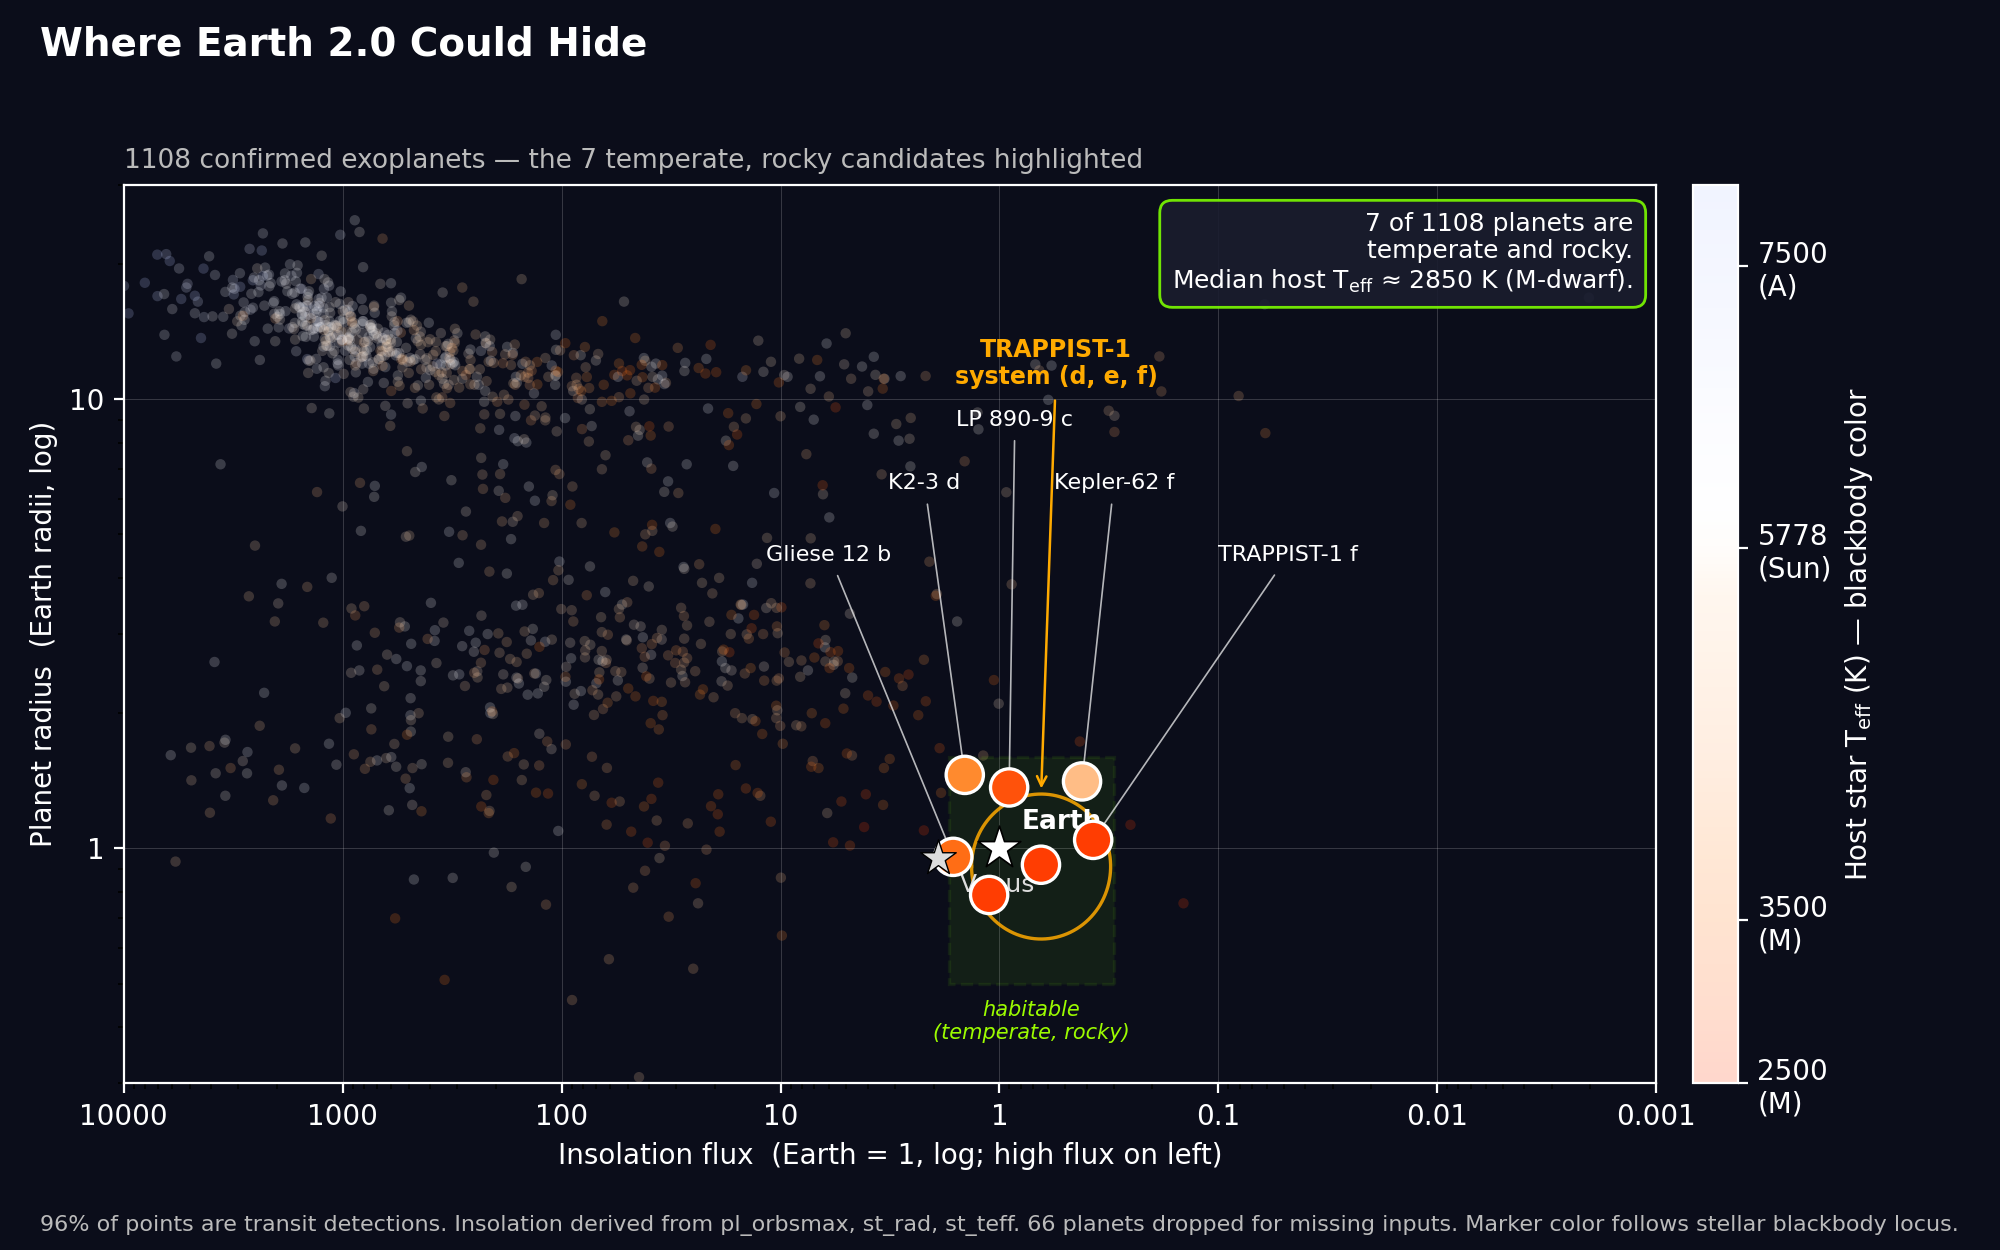

This figure's Python source:
"""Implementation of PLAN.md — 'Where Earth 2.0 Could Hide'.

Run from the directory containing exoplanets.csv (or anywhere; paths anchor on this file).
Outputs:
  chart_v1_base.png        — Phase 3 review render
  chart_v2_annotated.png   — Phase 4 review render
  earth_2_0.png            — Phase 5 final, 1600x1000 @ 200 dpi
  earth_2_0.svg            — Phase 5 final, vector
Stdout includes per-phase verification numbers and a final summary verdict.
"""
from __future__ import annotations

from pathlib import Path

import matplotlib.colors as mcolors
import matplotlib.pyplot as plt
import numpy as np
import pandas as pd
from matplotlib.colors import LinearSegmentedColormap, Normalize
from matplotlib.patches import Rectangle
from matplotlib.ticker import FuncFormatter, LogLocator

HERE = Path(__file__).parent
CSV_PATH = HERE / "exoplanets.csv"
SUN_TEFF = 5778

REQUIRED = ["pl_rade", "pl_orbsmax", "st_rad", "st_teff"]
BOX_INSOL = (0.3, 1.7)
BOX_RADIUS = (0.5, 1.6)
X_LIM = (1e4, 1e-3)   # inverted: high flux on left
Y_LIM = (0.3, 30.0)
TEFF_RANGE = (2500, 8000)  # K — colormap domain


def blackbody_cmap() -> LinearSegmentedColormap:
    """Approximate stellar blackbody locus colors over [2500, 8000] K."""
    lo, hi = TEFF_RANGE
    span = hi - lo
    # (T_eff K, hex) — stops sampled along the standard blackbody locus.
    anchors = [
        (2500, "#ff3800"), (3000, "#ff5d10"), (3500, "#ff7818"),
        (4000, "#ff9239"), (4500, "#ffab6c"), (5000, "#ffc18b"),
        (5500, "#ffd7b0"), (5778, "#fff4ea"),
        (6000, "#fdfdff"), (6500, "#f1f3ff"), (7000, "#dbe2ff"),
        (7500, "#c9d5ff"), (8000, "#bbc9ff"),
    ]
    stops = [((t - lo) / span, c) for t, c in anchors]
    return LinearSegmentedColormap.from_list("blackbody", stops, N=256)


# ---------- Phase 1 ----------
def phase1_load() -> tuple[pd.DataFrame, int, int, float]:
    raw = pd.read_csv(CSV_PATH)
    n_raw = len(raw)

    df = raw.dropna(subset=REQUIRED).copy()
    df["insolation"] = (
        df["st_rad"] ** 2 * (df["st_teff"] / SUN_TEFF) ** 4
    ) / (df["pl_orbsmax"] ** 2)
    n_dropped = n_raw - len(df)

    earth_check = (1.0 ** 2 * (SUN_TEFF / SUN_TEFF) ** 4) / (1.0 ** 2)
    assert abs(earth_check - 1.0) < 1e-9, f"Earth sanity failed: {earth_check}"
    assert (df["insolation"] > 0).all(), "Non-positive insolation values"
    assert len(df) + n_dropped == n_raw, "Row accounting mismatch"

    transit_pct = 100.0 * (raw["discoverymethod"] == "Transit").sum() / n_raw

    print(f"[Phase 1] raw rows           : {n_raw}")
    print(f"[Phase 1] kept               : {len(df)}")
    print(f"[Phase 1] dropped (NaN cols) : {n_dropped}")
    print(
        f"[Phase 1] insolation min/med/max : "
        f"{df['insolation'].min():.3g} / "
        f"{df['insolation'].median():.3g} / "
        f"{df['insolation'].max():.3g}"
    )
    print(f"[Phase 1] Earth sanity (1.0?)    : {earth_check:.6f}")
    print(f"[Phase 1] transit fraction       : {transit_pct:.1f}%")

    return df, n_dropped, n_raw, transit_pct


# ---------- Phase 2 ----------
def phase2_box(df: pd.DataFrame) -> tuple[pd.DataFrame, int, float]:
    box = df[
        df["insolation"].between(*BOX_INSOL)
        & df["pl_rade"].between(*BOX_RADIUS)
    ].copy()
    n_in_box = len(box)
    median_teff = float(box["st_teff"].median()) if n_in_box else float("nan")

    print(f"\n[Phase 2] planets in habitable box : {n_in_box}")
    print(f"[Phase 2] median host T_eff in box  : {median_teff:.0f} K")
    if n_in_box:
        print("[Phase 2] subset:")
        print(
            box[["pl_name", "hostname", "pl_rade", "insolation", "st_teff"]]
            .sort_values("insolation")
            .to_string(index=False)
        )

    if n_in_box == 0 or n_in_box > 100:
        print(
            f"[Phase 2] WARNING: n_in_box={n_in_box} is outside expected range — "
            "verify formula and bounds."
        )
    if not np.isnan(median_teff) and median_teff >= 5000:
        print(
            f"[Phase 2] WARNING: median T_eff {median_teff:.0f} K >= 5000 K — "
            "M-dwarf framing not supported by the data."
        )

    return box, n_in_box, median_teff


# ---------- Phase 3 + 4 (shared rendering) ----------
# Manually tuned label offsets for the 7 box residents (data coords for xytext).
HIGHLIGHT_LABELS = {
    "Gliese 12 b":   dict(xytext=(6.0, 4.5),  ha="center"),
    "K2-3 d":        dict(xytext=(2.2, 6.5),  ha="center"),
    "LP 890-9 c":    dict(xytext=(0.85, 9.0), ha="center"),
    "Kepler-62 f":   dict(xytext=(0.30, 6.5), ha="center"),
    "TRAPPIST-1 f":  dict(xytext=(0.10, 4.5), ha="left"),
    # TRAPPIST-1 d and e are absorbed into the system label below.
}


def render(
    df: pd.DataFrame,
    box_df: pd.DataFrame,
    *,
    n_total: int,
    n_dropped: int,
    n_in_box: int,
    median_teff: float,
    transit_pct: float,
    annotated: bool,
    figsize: tuple[float, float],
) -> plt.Figure:
    fig, ax = plt.subplots(figsize=figsize)

    cmap = blackbody_cmap()
    norm = Normalize(vmin=TEFF_RANGE[0], vmax=TEFF_RANGE[1])
    bulk_alpha = 0.20 if annotated else 0.55
    bulk_size = 14 if annotated else 16

    # Bulk catalog — faded when annotated so the 7 highlighted planets dominate.
    sc = ax.scatter(
        df["insolation"], df["pl_rade"],
        c=df["st_teff"], cmap=cmap, norm=norm,
        s=bulk_size, alpha=bulk_alpha, edgecolors="none", rasterized=True,
    )

    ax.set_xscale("log")
    ax.set_yscale("log")
    ax.set_xlim(*X_LIM)
    ax.set_ylim(*Y_LIM)
    ax.set_xlabel("Insolation flux  (Earth = 1, log; high flux on left)")
    ax.set_ylabel("Planet radius  (Earth radii, log)")
    ax.set_facecolor("#0b0d1a")  # dark sky background — makes star colors sing

    pretty = FuncFormatter(lambda v, _: f"{v:g}")
    ax.xaxis.set_major_locator(LogLocator(base=10))
    ax.yaxis.set_major_locator(LogLocator(base=10))
    ax.xaxis.set_major_formatter(pretty)
    ax.yaxis.set_major_formatter(pretty)
    ax.grid(True, which="major", linewidth=0.25, alpha=0.25, color="white")
    ax.tick_params(colors="white")
    for spine in ax.spines.values():
        spine.set_color("white")
    ax.xaxis.label.set_color("white")
    ax.yaxis.label.set_color("white")

    if not annotated:
        ax.set_title("Phase 3 — base scatter (no annotations)", color="white")
        fig.patch.set_facecolor("#0b0d1a")
        fig.tight_layout()
        return fig

    # Habitable box
    x0, x1 = BOX_INSOL
    y0, y1 = BOX_RADIUS
    ax.add_patch(Rectangle(
        (x0, y0), x1 - x0, y1 - y0,
        facecolor="#7CFC00", alpha=0.08, edgecolor="#7CFC00",
        linestyle="--", linewidth=1.2, zorder=1,
    ))
    ax.text(np.sqrt(x0 * x1), y0 * 0.92, "habitable\n(temperate, rocky)",
            ha="center", va="top", fontsize=7.5, color="#9CFC00",
            style="italic")

    # Highlighted box residents — large, edged, sit on top of the fade.
    ax.scatter(
        box_df["insolation"], box_df["pl_rade"],
        c=box_df["st_teff"], cmap=cmap, norm=norm,
        s=180, alpha=1.0,
        edgecolors="white", linewidths=1.2, zorder=4,
    )

    # TRAPPIST-1 grouping — translucent oval drawn around its three planets.
    trap = box_df[box_df["hostname"] == "TRAPPIST-1"]
    if len(trap) >= 2:
        trap_xs = np.log10(trap["insolation"].values)
        trap_ys = np.log10(trap["pl_rade"].values)
        cx_log, cy_log = trap_xs.mean(), trap_ys.mean()
        rx_log = (trap_xs.max() - trap_xs.min()) / 2 + 0.08
        ry_log = (trap_ys.max() - trap_ys.min()) / 2 + 0.10
        theta = np.linspace(0, 2 * np.pi, 120)
        ellipse_x = 10 ** (cx_log + rx_log * np.cos(theta))
        ellipse_y = 10 ** (cy_log + ry_log * np.sin(theta))
        ax.plot(ellipse_x, ellipse_y, color="#ffaa00", linewidth=1.2,
                linestyle="-", alpha=0.85, zorder=3)
        ax.annotate(
            "TRAPPIST-1\nsystem (d, e, f)",
            xy=(10 ** cx_log, 10 ** (cy_log + ry_log)),
            xytext=(0.55, 12),
            textcoords="data", fontsize=8.5, color="#ffaa00",
            ha="center", va="center", fontweight="bold",
            arrowprops=dict(arrowstyle="->", color="#ffaa00", lw=0.9),
        )

    # Per-planet labels for the non-TRAPPIST residents (and TRAPPIST-1 f only,
    # so the "f" label balances the system callout from above).
    for _, row in box_df.iterrows():
        name = row["pl_name"]
        spec = HIGHLIGHT_LABELS.get(name)
        if spec is None:
            continue
        ax.annotate(
            name,
            xy=(row["insolation"], row["pl_rade"]),
            xytext=spec["xytext"],
            textcoords="data",
            fontsize=8, color="white",
            ha=spec.get("ha", "center"), va="center",
            arrowprops=dict(arrowstyle="-", color="white", lw=0.6, alpha=0.7),
        )

    # Earth + Venus (light markers so they read on the dark background)
    ax.scatter([1.0], [1.0], marker="*", s=260, color="white",
               edgecolors="black", linewidths=0.6, zorder=6)
    ax.annotate("Earth", (1.0, 1.0), xytext=(8, 7),
                textcoords="offset points", fontsize=9.5,
                fontweight="bold", color="white")
    ax.scatter([1.91], [0.95], marker="*", s=180, color="#dddddd",
               edgecolors="black", linewidths=0.5, zorder=6)
    ax.annotate("Venus", (1.91, 0.95), xytext=(8, -12),
                textcoords="offset points", fontsize=9, color="#dddddd")

    # Headline summary chip — replaces the in-plot callout
    ax.text(
        0.985, 0.97,
        f"7 of {n_total} planets are\ntemperate and rocky.\n"
        f"Median host T$_{{\\mathrm{{eff}}}}$ ≈ {median_teff:.0f} K (M-dwarf).",
        transform=ax.transAxes, ha="right", va="top",
        fontsize=9, color="white",
        bbox=dict(boxstyle="round,pad=0.5", facecolor="#1a1d2e",
                  edgecolor="#7CFC00", linewidth=1, alpha=0.9),
    )

    cbar = fig.colorbar(sc, ax=ax, ticks=[2500, 3500, SUN_TEFF, 7500], pad=0.02)
    cbar.set_label(r"Host star T$_{\mathrm{eff}}$ (K) — blackbody color",
                   color="white")
    cbar.ax.set_yticklabels(["2500\n(M)", "3500\n(M)", f"{SUN_TEFF}\n(Sun)",
                              "7500\n(A)"], color="white")
    cbar.outline.set_edgecolor("white")
    cbar.ax.tick_params(colors="white")

    fig.suptitle("Where Earth 2.0 Could Hide", fontsize=14, fontweight="bold",
                 x=0.02, ha="left", y=0.98, color="white")
    ax.set_title(
        f"{n_total} confirmed exoplanets — the 7 temperate, rocky candidates highlighted",
        fontsize=9.5, loc="left", color="#bbbbbb",
    )

    caption = (
        f"{transit_pct:.0f}% of points are transit detections. "
        f"Insolation derived from pl_orbsmax, st_rad, st_teff. "
        f"{n_dropped} planets dropped for missing inputs. "
        "Marker color follows stellar blackbody locus."
    )
    fig.text(0.02, 0.015, caption, fontsize=8, color="#bbbbbb")

    fig.patch.set_facecolor("#0b0d1a")
    fig.tight_layout(rect=(0, 0.04, 1, 0.96))
    return fig


# ---------- main ----------
def main() -> None:
    df, n_dropped, n_raw, transit_pct = phase1_load()
    box_df, n_in_box, median_teff = phase2_box(df)

    common = dict(
        n_total=len(df), n_dropped=n_dropped,
        n_in_box=n_in_box, median_teff=median_teff,
        transit_pct=transit_pct,
    )

    fig_v1 = render(df, box_df, annotated=False, figsize=(10, 6.25), **common)
    fig_v1.savefig(HERE / "chart_v1_base.png", dpi=120,
                   facecolor=fig_v1.get_facecolor())
    plt.close(fig_v1)
    print("\n[Phase 3] wrote chart_v1_base.png")

    fig_v2 = render(df, box_df, annotated=True, figsize=(10, 6.25), **common)
    fig_v2.savefig(HERE / "chart_v2_annotated.png", dpi=120,
                   facecolor=fig_v2.get_facecolor())
    plt.close(fig_v2)
    print("[Phase 4] wrote chart_v2_annotated.png")

    fig_final = render(df, box_df, annotated=True, figsize=(10, 6.25), **common)
    fig_final.savefig(HERE / "earth_2_0.png", dpi=200,
                      facecolor=fig_final.get_facecolor())
    fig_final.savefig(HERE / "earth_2_0.svg",
                      facecolor=fig_final.get_facecolor())
    plt.close(fig_final)
    print("[Phase 5] wrote earth_2_0.png  (2000x1250 @ 200 dpi)")
    print("[Phase 5] wrote earth_2_0.svg")

    verdict = (
        "supports the M-dwarf framing"
        if not np.isnan(median_teff) and median_teff < 5000
        else "does NOT support the M-dwarf framing — revisit story"
    )
    print("\n=== Summary ===")
    print(f"  rows kept       : {len(df)}")
    print(f"  rows dropped    : {n_dropped}")
    print(f"  in habitable box: {n_in_box}")
    if not np.isnan(median_teff):
        print(f"  median T_eff    : {median_teff:.0f} K")
    print(f"  transit_pct     : {transit_pct:.1f}%")
    print(f"  hypothesis      : {verdict}")


if __name__ == "__main__":
    main()
